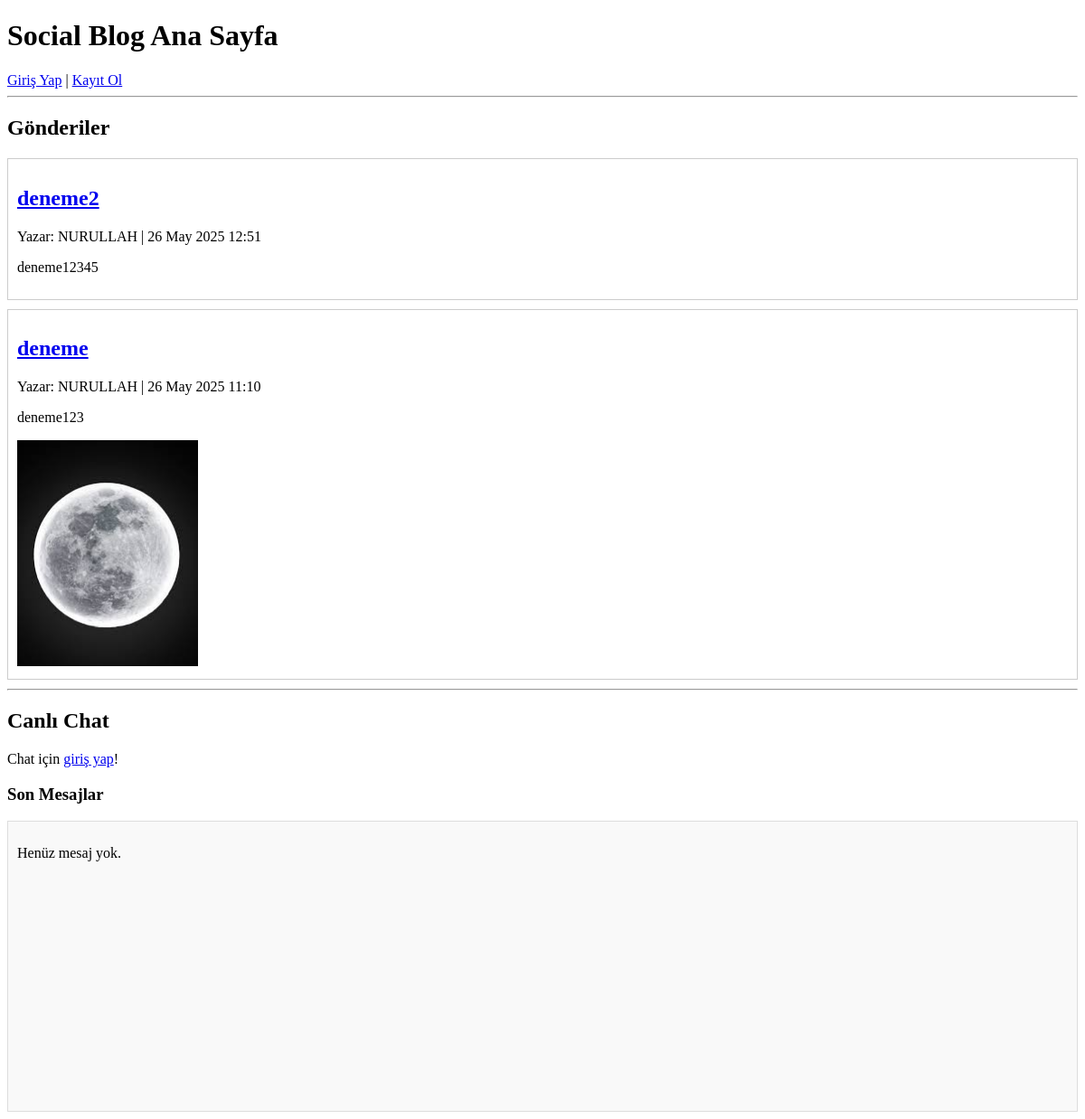
/, run on an earlier commit of the app's database.
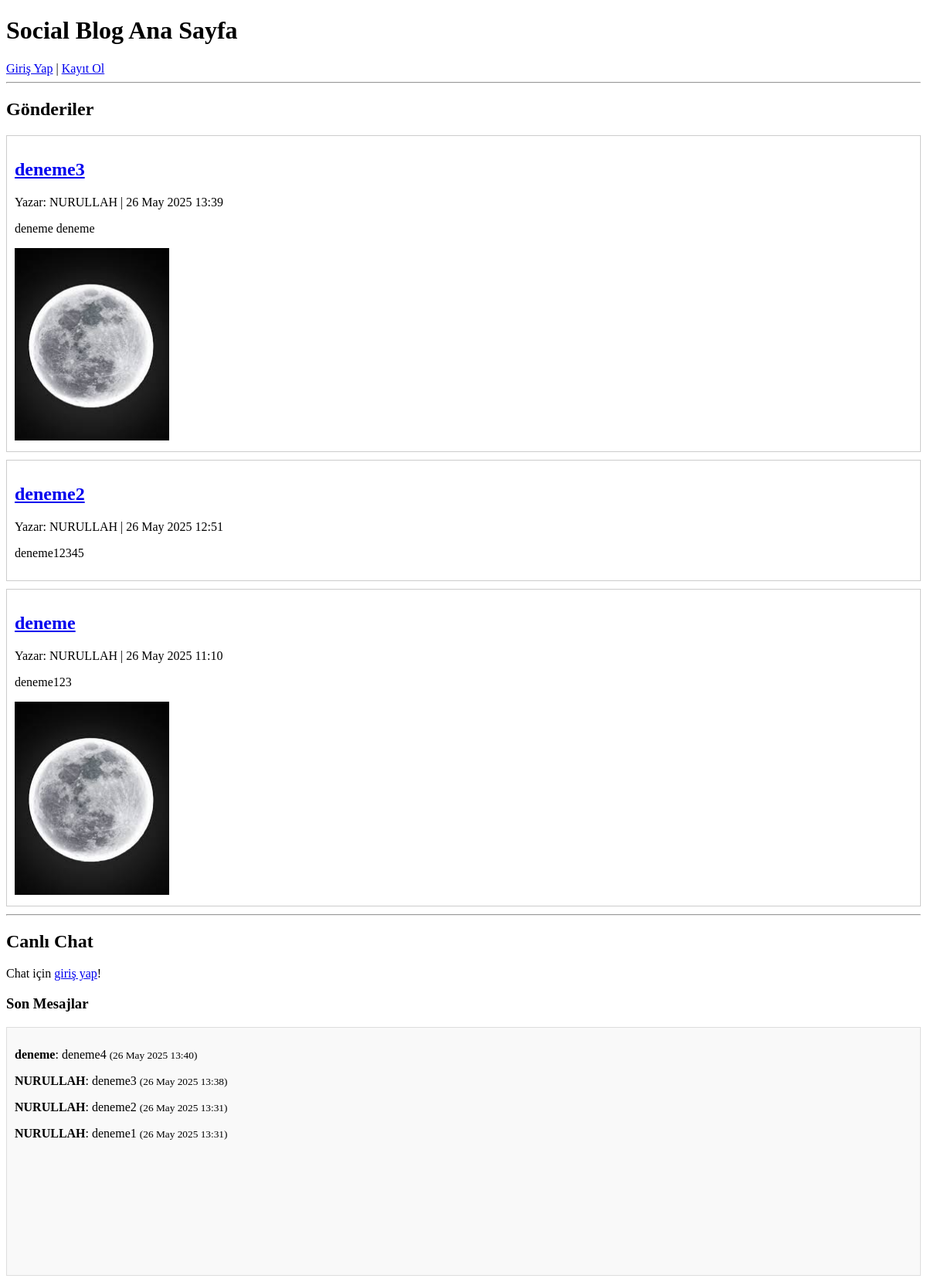
And on a later commit of the database.
### blog/models.py (models this page shows, shortened)
class Post(models.Model):
    author = models.ForeignKey(User, on_delete=models.CASCADE, related_name='posts')
    title = models.CharField(max_length=200)
    content = models.TextField()
    image = models.ImageField(upload_to='post_images/', blank=True, null=True)
    created_at = models.DateTimeField(auto_now_add=True)

class ChatMessage(models.Model):
    user = models.ForeignKey(User, on_delete=models.CASCADE)
    message = models.TextField()
    timestamp = models.DateTimeField(auto_now_add=True)  # Bu alanın adı 'timestamp'

### blog/views.py (the view)
# urls.py: path('', views.home, name='home'),
def home(request):
    posts = Post.objects.all().order_by('-created_at')
    chats = ChatMessage.objects.all().order_by('-timestamp')[:20]
    if request.method == 'POST' and 'chat_submit' in request.POST:
        if request.user.is_authenticated:
            chat_form = ChatForm(request.POST)
            if chat_form.is_valid():
                chat = chat_form.save(commit=False)
                chat.user = request.user
                chat.save()
                return redirect('home')
        else:
            return redirect('login')
    else:
        chat_form = ChatForm()
    return render(request, 'blog/home.html', {'posts': posts, 'chat_form': chat_form, 'chats': chats})

### blog/templates/blog/home.html (shortened to what this page needs)
<!DOCTYPE html>
<html>
<head>
</head>
<body>
    <h1>Social Blog Ana Sayfa</h1>
    {% if user.is_authenticated %}
        Merhaba, {{ user.username }}! |
        <a href="{% url 'profile' %}">Profil</a> |
        <a href="{% url 'logout' %}">Çıkış</a> |
        <a href="{% url 'post_create' %}">Yeni Gönderi Ekle</a>
    {% else %}
        <a href="{% url 'login' %}">Giriş Yap</a> |
        <a href="{% url 'register' %}">Kayıt Ol</a>
    {% endif %}
    <hr>
    <h2>Gönderiler</h2>
    {% for post in posts %}
        <div style="border:1px solid #ccc; padding:10px; margin-bottom:10px;">
            <h2><a href="{% url 'post_detail' post.pk %}">{{ post.title }}</a></h2>
            <p>Yazar: {{ post.author.username }} | {{ post.created_at|date:"d M Y H:i" }}</p>
            <p>{{ post.content|truncatechars:150 }}</p>
            {% if post.image %}
                <img src="{{ post.image.url }}" alt="Post resmi" width="200px">
            {% endif %}
        </div>
    {% empty %}
        <p>Henüz hiç gönderi yok.</p>
    {% endfor %}
    <hr>
    <h2>Canlı Chat</h2>
    {% if user.is_authenticated %}
        <form method="post">
            {% csrf_token %}
            {{ chat_form.as_p }}
            <button type="submit" name="chat_submit">Mesaj Gönder</button>
        </form>
    {% else %}
        <p>Chat için <a href="{% url 'login' %}">giriş yap</a>!</p>
    {% endif %}
    <h3>Son Mesajlar</h3>
    <div style="border:1px solid #ddd; padding:10px; height:300px; overflow-y:scroll; background:#f9f9f9;">
        {% for chat in chats %}
            <p><b>{{ chat.user.username }}</b>: {{ chat.message }} <small>({{ chat.timestamp|date:"d M Y H:i" }})</small></p>
        {% empty %}
            <p>Henüz mesaj yok.</p>
        {% endfor %}
    </div>
</body>
</html>

What changed in the data, as far as the page shows it:
added Post: title "deneme3", author.username "NURULLAH", created_at "26 May 2025 13:39", content "deneme deneme", image (picture)
added ChatMessage: user.username "deneme", message "deneme4", timestamp "26 May 2025 13:40"
added ChatMessage: user.username "NURULLAH", message "deneme3", timestamp "26 May 2025 13:38"
added ChatMessage: user.username "NURULLAH", message "deneme2", timestamp "26 May 2025 13:31"
added ChatMessage: user.username "NURULLAH", message "deneme1", timestamp "26 May 2025 13:31"
Also different on the page:
text no longer shown: "Henüz mesaj yok."
